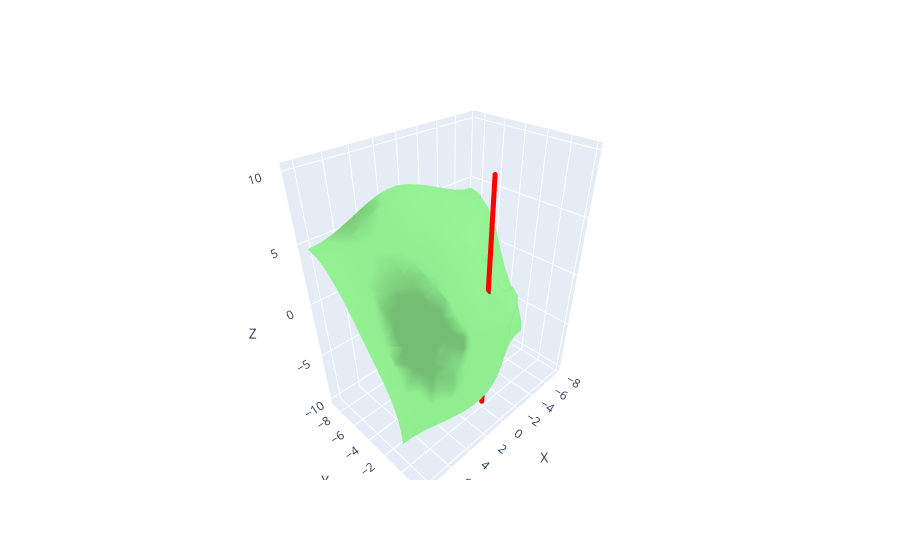

The code cell stored with this chart in its notebook:
### Markdown cell above
### Point sur la surface

### Code cell
# tester is_on_surface
for i in np.arange(-2*SIZE, 2*SIZE, 0.1):
    point = [0, 0, i]
    if distance_point_surface(point, vertices, faces) < 1e-1:
        color = 'green'
        print("Point sur la surface: ", point)
    else:
        color = 'red'
    add_point(point, fig, color)

fig.show()

### Figure 1 — Plotly figure (JSON) as saved in the notebook; plotly's stock layout.template omitted (floating-point values rounded to 4 significant figures; data arrays with more than 128 entries replaced by an {"elided": "..."} marker saying what was removed)
{"data": [{"color": "lightgreen", "i": {"elided": "990 int values"}, "j": {"elided": "990 int values"}, "k": {"elided": "990 int values"}, "type": "mesh3d", "x": {"elided": "538 float values"}, "y": {"elided": "538 float values"}, "z": {"elided": "538 float values"}}, {"marker": {"color": "red", "size": 3}, "mode": "markers", "type": "scatter3d", "x": [0], "y": [0], "z": [-10]}, {"marker": {"color": "red", "size": 3}, "mode": "markers", "type": "scatter3d", "x": [0], "y": [0], "z": [-9.9]}, {"marker": {"color": "red", "size": 3}, "mode": "markers", "type": "scatter3d", "x": [0], "y": [0], "z": [-9.8]}, {"marker": {"color": "red", "size": 3}, "mode": "markers", "type": "scatter3d", "x": [0], "y": [0], "z": [-9.7]}, {"marker": {"color": "red", "size": 3}, "mode": "markers", "type": "scatter3d", "x": [0], "y": [0], "z": [-9.6]}, {"marker": {"color": "red", "size": 3}, "mode": "markers", "type": "scatter3d", "x": [0], "y": [0], "z": [-9.5]}, {"marker": {"color": "red", "size": 3}, "mode": "markers", "type": "scatter3d", "x": [0], "y": [0], "z": [-9.4]}, {"marker": {"color": "red", "size": 3}, "mode": "markers", "type": "scatter3d", "x": [0], "y": [0], "z": [-9.3]}, {"marker": {"color": "red", "size": 3}, "mode": "markers", "type": "scatter3d", "x": [0], "y": [0], "z": [-9.2]}, {"marker": {"color": "red", "size": 3}, "mode": "markers", "type": "scatter3d", "x": [0], "y": [0], "z": [-9.1]}, {"marker": {"color": "red", "size": 3}, "mode": "markers", "type": "scatter3d", "x": [0], "y": [0], "z": [-9.0]}, {"marker": {"color": "red", "size": 3}, "mode": "markers", "type": "scatter3d", "x": [0], "y": [0], "z": [-8.9]}, {"marker": {"color": "red", "size": 3}, "mode": "markers", "type": "scatter3d", "x": [0], "y": [0], "z": [-8.8]}, {"marker": {"color": "red", "size": 3}, "mode": "markers", "type": "scatter3d", "x": [0], "y": [0], "z": [-8.7]}, {"marker": {"color": "red", "size": 3}, "mode": "markers", "type": "scatter3d", "x": [0], "y": [0], "z": [-8.6]}, {"marker": {"color": "red", "size": 3}, "mode": "markers", "type": "scatter3d", "x": [0], "y": [0], "z": [-8.5]}, {"marker": {"color": "red", "size": 3}, "mode": "markers", "type": "scatter3d", "x": [0], "y": [0], "z": [-8.4]}, {"marker": {"color": "red", "size": 3}, "mode": "markers", "type": "scatter3d", "x": [0], "y": [0], "z": [-8.3]}, {"marker": {"color": "red", "size": 3}, "mode": "markers", "type": "scatter3d", "x": [0], "y": [0], "z": [-8.2]}, {"marker": {"color": "red", "size": 3}, "mode": "markers", "type": "scatter3d", "x": [0], "y": [0], "z": [-8.1]}, {"marker": {"color": "red", "size": 3}, "mode": "markers", "type": "scatter3d", "x": [0], "y": [0], "z": [-8.0]}, {"marker": {"color": "red", "size": 3}, "mode": "markers", "type": "scatter3d", "x": [0], "y": [0], "z": [-7.9]}, {"marker": {"color": "red", "size": 3}, "mode": "markers", "type": "scatter3d", "x": [0], "y": [0], "z": [-7.8]}, {"marker": {"color": "red", "size": 3}, "mode": "markers", "type": "scatter3d", "x": [0], "y": [0], "z": [-7.7]}, {"marker": {"color": "red", "size": 3}, "mode": "markers", "type": "scatter3d", "x": [0], "y": [0], "z": [-7.6]}, {"marker": {"color": "red", "size": 3}, "mode": "markers", "type": "scatter3d", "x": [0], "y": [0], "z": [-7.5]}, {"marker": {"color": "red", "size": 3}, "mode": "markers", "type": "scatter3d", "x": [0], "y": [0], "z": [-7.4]}, {"marker": {"color": "red", "size": 3}, "mode": "markers", "type": "scatter3d", "x": [0], "y": [0], "z": [-7.3]}, {"marker": {"color": "red", "size": 3}, "mode": "markers", "type": "scatter3d", "x": [0], "y": [0], "z": [-7.2]}, {"marker": {"color": "red", "size": 3}, "mode": "markers", "type": "scatter3d", "x": [0], "y": [0], "z": [-7.1]}, {"marker": {"color": "red", "size": 3}, "mode": "markers", "type": "scatter3d", "x": [0], "y": [0], "z": [-7.0]}, {"marker": {"color": "red", "size": 3}, "mode": "markers", "type": "scatter3d", "x": [0], "y": [0], "z": [-6.9]}, {"marker": {"color": "red", "size": 3}, "mode": "markers", "type": "scatter3d", "x": [0], "y": [0], "z": [-6.8]}, {"marker": {"color": "red", "size": 3}, "mode": "markers", "type": "scatter3d", "x": [0], "y": [0], "z": [-6.7]}, {"marker": {"color": "red", "size": 3}, "mode": "markers", "type": "scatter3d", "x": [0], "y": [0], "z": [-6.6]}, {"marker": {"color": "red", "size": 3}, "mode": "markers", "type": "scatter3d", "x": [0], "y": [0], "z": [-6.5]}, {"marker": {"color": "red", "size": 3}, "mode": "markers", "type": "scatter3d", "x": [0], "y": [0], "z": [-6.4]}, {"marker": {"color": "red", "size": 3}, "mode": "markers", "type": "scatter3d", "x": [0], "y": [0], "z": [-6.3]}, {"marker": {"color": "red", "size": 3}, "mode": "markers", "type": "scatter3d", "x": [0], "y": [0], "z": [-6.2]}, {"marker": {"color": "red", "size": 3}, "mode": "markers", "type": "scatter3d", "x": [0], "y": [0], "z": [-6.1]}, {"marker": {"color": "red", "size": 3}, "mode": "markers", "type": "scatter3d", "x": [0], "y": [0], "z": [-6.0]}, {"marker": {"color": "red", "size": 3}, "mode": "markers", "type": "scatter3d", "x": [0], "y": [0], "z": [-5.9]}, {"marker": {"color": "red", "size": 3}, "mode": "markers", "type": "scatter3d", "x": [0], "y": [0], "z": [-5.8]}, {"marker": {"color": "red", "size": 3}, "mode": "markers", "type": "scatter3d", "x": [0], "y": [0], "z": [-5.7]}, {"marker": {"color": "red", "size": 3}, "mode": "markers", "type": "scatter3d", "x": [0], "y": [0], "z": [-5.6]}, {"marker": {"color": "red", "size": 3}, "mode": "markers", "type": "scatter3d", "x": [0], "y": [0], "z": [-5.5]}, {"marker": {"color": "red", "size": 3}, "mode": "markers", "type": "scatter3d", "x": [0], "y": [0], "z": [-5.4]}, {"marker": {"color": "red", "size": 3}, "mode": "markers", "type": "scatter3d", "x": [0], "y": [0], "z": [-5.3]}, {"marker": {"color": "red", "size": 3}, "mode": "markers", "type": "scatter3d", "x": [0], "y": [0], "z": [-5.2]}, {"marker": {"color": "red", "size": 3}, "mode": "markers", "type": "scatter3d", "x": [0], "y": [0], "z": [-5.1]}, {"marker": {"color": "red", "size": 3}, "mode": "markers", "type": "scatter3d", "x": [0], "y": [0], "z": [-5.0]}, {"marker": {"color": "red", "size": 3}, "mode": "markers", "type": "scatter3d", "x": [0], "y": [0], "z": [-4.9]}, {"marker": {"color": "red", "size": 3}, "mode": "markers", "type": "scatter3d", "x": [0], "y": [0], "z": [-4.8]}, {"marker": {"color": "red", "size": 3}, "mode": "markers", "type": "scatter3d", "x": [0], "y": [0], "z": [-4.7]}, {"marker": {"color": "red", "size": 3}, "mode": "markers", "type": "scatter3d", "x": [0], "y": [0], "z": [-4.6]}, {"marker": {"color": "red", "size": 3}, "mode": "markers", "type": "scatter3d", "x": [0], "y": [0], "z": [-4.5]}, {"marker": {"color": "red", "size": 3}, "mode": "markers", "type": "scatter3d", "x": [0], "y": [0], "z": [-4.4]}, {"marker": {"color": "red", "size": 3}, "mode": "markers", "type": "scatter3d", "x": [0], "y": [0], "z": [-4.3]}, {"marker": {"color": "red", "size": 3}, "mode": "markers", "type": "scatter3d", "x": [0], "y": [0], "z": [-4.2]}, {"marker": {"color": "red", "size": 3}, "mode": "markers", "type": "scatter3d", "x": [0], "y": [0], "z": [-4.1]}, {"marker": {"color": "red", "size": 3}, "mode": "markers", "type": "scatter3d", "x": [0], "y": [0], "z": [-4.0]}, {"marker": {"color": "red", "size": 3}, "mode": "markers", "type": "scatter3d", "x": [0], "y": [0], "z": [-3.9]}, {"marker": {"color": "red", "size": 3}, "mode": "markers", "type": "scatter3d", "x": [0], "y": [0], "z": [-3.8]}, {"marker": {"color": "red", "size": 3}, "mode": "markers", "type": "scatter3d", "x": [0], "y": [0], "z": [-3.7]}, {"marker": {"color": "red", "size": 3}, "mode": "markers", "type": "scatter3d", "x": [0], "y": [0], "z": [-3.6]}, {"marker": {"color": "red", "size": 3}, "mode": "markers", "type": "scatter3d", "x": [0], "y": [0], "z": [-3.5]}, {"marker": {"color": "red", "size": 3}, "mode": "markers", "type": "scatter3d", "x": [0], "y": [0], "z": [-3.4]}, {"marker": {"color": "red", "size": 3}, "mode": "markers", "type": "scatter3d", "x": [0], "y": [0], "z": [-3.3]}, {"marker": {"color": "red", "size": 3}, "mode": "markers", "type": "scatter3d", "x": [0], "y": [0], "z": [-3.2]}, {"marker": {"color": "red", "size": 3}, "mode": "markers", "type": "scatter3d", "x": [0], "y": [0], "z": [-3.1]}, {"marker": {"color": "red", "size": 3}, "mode": "markers", "type": "scatter3d", "x": [0], "y": [0], "z": [-3.0]}, {"marker": {"color": "red", "size": 3}, "mode": "markers", "type": "scatter3d", "x": [0], "y": [0], "z": [-2.9]}, {"marker": {"color": "red", "size": 3}, "mode": "markers", "type": "scatter3d", "x": [0], "y": [0], "z": [-2.8]}, {"marker": {"color": "red", "size": 3}, "mode": "markers", "type": "scatter3d", "x": [0], "y": [0], "z": [-2.7]}, {"marker": {"color": "red", "size": 3}, "mode": "markers", "type": "scatter3d", "x": [0], "y": [0], "z": [-2.6]}, {"marker": {"color": "red", "size": 3}, "mode": "markers", "type": "scatter3d", "x": [0], "y": [0], "z": [-2.5]}, {"marker": {"color": "red", "size": 3}, "mode": "markers", "type": "scatter3d", "x": [0], "y": [0], "z": [-2.4]}, {"marker": {"color": "red", "size": 3}, "mode": "markers", "type": "scatter3d", "x": [0], "y": [0], "z": [-2.3]}, {"marker": {"color": "red", "size": 3}, "mode": "markers", "type": "scatter3d", "x": [0], "y": [0], "z": [-2.2]}, {"marker": {"color": "red", "size": 3}, "mode": "markers", "type": "scatter3d", "x": [0], "y": [0], "z": [-2.1]}, {"marker": {"color": "red", "size": 3}, "mode": "markers", "type": "scatter3d", "x": [0], "y": [0], "z": [-2.0]}, {"marker": {"color": "red", "size": 3}, "mode": "markers", "type": "scatter3d", "x": [0], "y": [0], "z": [-1.9]}, {"marker": {"color": "red", "size": 3}, "mode": "markers", "type": "scatter3d", "x": [0], "y": [0], "z": [-1.8]}, {"marker": {"color": "red", "size": 3}, "mode": "markers", "type": "scatter3d", "x": [0], "y": [0], "z": [-1.7]}, {"marker": {"color": "red", "size": 3}, "mode": "markers", "type": "scatter3d", "x": [0], "y": [0], "z": [-1.6]}, {"marker": {"color": "red", "size": 3}, "mode": "markers", "type": "scatter3d", "x": [0], "y": [0], "z": [-1.5]}, {"marker": {"color": "red", "size": 3}, "mode": "markers", "type": "scatter3d", "x": [0], "y": [0], "z": [-1.4]}, {"marker": {"color": "red", "size": 3}, "mode": "markers", "type": "scatter3d", "x": [0], "y": [0], "z": [-1.3]}, {"marker": {"color": "red", "size": 3}, "mode": "markers", "type": "scatter3d", "x": [0], "y": [0], "z": [-1.2]}, {"marker": {"color": "red", "size": 3}, "mode": "markers", "type": "scatter3d", "x": [0], "y": [0], "z": [-1.1]}, {"marker": {"color": "red", "size": 3}, "mode": "markers", "type": "scatter3d", "x": [0], "y": [0], "z": [-1.0]}, {"marker": {"color": "red", "size": 3}, "mode": "markers", "type": "scatter3d", "x": [0], "y": [0], "z": [-0.9]}, {"marker": {"color": "red", "size": 3}, "mode": "markers", "type": "scatter3d", "x": [0], "y": [0], "z": [-0.8]}, {"marker": {"color": "red", "size": 3}, "mode": "markers", "type": "scatter3d", "x": [0], "y": [0], "z": [-0.7]}, {"marker": {"color": "red", "size": 3}, "mode": "markers", "type": "scatter3d", "x": [0], "y": [0], "z": [-0.6]}, {"marker": {"color": "red", "size": 3}, "mode": "markers", "type": "scatter3d", "x": [0], "y": [0], "z": [-0.5]}, {"marker": {"color": "red", "size": 3}, "mode": "markers", "type": "scatter3d", "x": [0], "y": [0], "z": [-0.4]}, {"marker": {"color": "red", "size": 3}, "mode": "markers", "type": "scatter3d", "x": [0], "y": [0], "z": [-0.3]}, {"marker": {"color": "red", "size": 3}, "mode": "markers", "type": "scatter3d", "x": [0], "y": [0], "z": [-0.2]}, {"marker": {"color": "red", "size": 3}, "mode": "markers", "type": "scatter3d", "x": [0], "y": [0], "z": [-0.1]}, {"marker": {"color": "red", "size": 3}, "mode": "markers", "type": "scatter3d", "x": [0], "y": [0], "z": [-3.553e-14]}, {"marker": {"color": "red", "size": 3}, "mode": "markers", "type": "scatter3d", "x": [0], "y": [0], "z": [0.1]}, {"marker": {"color": "red", "size": 3}, "mode": "markers", "type": "scatter3d", "x": [0], "y": [0], "z": [0.2]}, {"marker": {"color": "red", "size": 3}, "mode": "markers", "type": "scatter3d", "x": [0], "y": [0], "z": [0.3]}, {"marker": {"color": "red", "size": 3}, "mode": "markers", "type": "scatter3d", "x": [0], "y": [0], "z": [0.4]}, {"marker": {"color": "red", "size": 3}, "mode": "markers", "type": "scatter3d", "x": [0], "y": [0], "z": [0.5]}, {"marker": {"color": "red", "size": 3}, "mode": "markers", "type": "scatter3d", "x": [0], "y": [0], "z": [0.6]}, {"marker": {"color": "red", "size": 3}, "mode": "markers", "type": "scatter3d", "x": [0], "y": [0], "z": [0.7]}, {"marker": {"color": "red", "size": 3}, "mode": "markers", "type": "scatter3d", "x": [0], "y": [0], "z": [0.8]}, {"marker": {"color": "red", "size": 3}, "mode": "markers", "type": "scatter3d", "x": [0], "y": [0], "z": [0.9]}, {"marker": {"color": "red", "size": 3}, "mode": "markers", "type": "scatter3d", "x": [0], "y": [0], "z": [1.0]}, {"marker": {"color": "red", "size": 3}, "mode": "markers", "type": "scatter3d", "x": [0], "y": [0], "z": [1.1]}, {"marker": {"color": "red", "size": 3}, "mode": "markers", "type": "scatter3d", "x": [0], "y": [0], "z": [1.2]}, {"marker": {"color": "red", "size": 3}, "mode": "markers", "type": "scatter3d", "x": [0], "y": [0], "z": [1.3]}, {"marker": {"color": "green", "size": 3}, "mode": "markers", "type": "scatter3d", "x": [0], "y": [0], "z": [1.4]}, {"marker": {"color": "red", "size": 3}, "mode": "markers", "type": "scatter3d", "x": [0], "y": [0], "z": [1.5]}, {"marker": {"color": "red", "size": 3}, "mode": "markers", "type": "scatter3d", "x": [0], "y": [0], "z": [1.6]}, {"marker": {"color": "red", "size": 3}, "mode": "markers", "type": "scatter3d", "x": [0], "y": [0], "z": [1.7]}, {"marker": {"color": "red", "size": 3}, "mode": "markers", "type": "scatter3d", "x": [0], "y": [0], "z": [1.8]}, {"marker": {"color": "red", "size": 3}, "mode": "markers", "type": "scatter3d", "x": [0], "y": [0], "z": [1.9]}, {"marker": {"color": "red", "size": 3}, "mode": "markers", "type": "scatter3d", "x": [0], "y": [0], "z": [2.0]}, {"marker": {"color": "red", "size": 3}, "mode": "markers", "type": "scatter3d", "x": [0], "y": [0], "z": [2.1]}, {"marker": {"color": "red", "size": 3}, "mode": "markers", "type": "scatter3d", "x": [0], "y": [0], "z": [2.2]}, {"marker": {"color": "red", "size": 3}, "mode": "markers", "type": "scatter3d", "x": [0], "y": [0], "z": [2.3]}, {"marker": {"color": "red", "size": 3}, "mode": "markers", "type": "scatter3d", "x": [0], "y": [0], "z": [2.4]}, {"marker": {"color": "red", "size": 3}, "mode": "markers", "type": "scatter3d", "x": [0], "y": [0], "z": [2.5]}, {"marker": {"color": "red", "size": 3}, "mode": "markers", "type": "scatter3d", "x": [0], "y": [0], "z": [2.6]}, {"marker": {"color": "red", "size": 3}, "mode": "markers", "type": "scatter3d", "x": [0], "y": [0], "z": [2.7]}, {"marker": {"color": "red", "size": 3}, "mode": "markers", "type": "scatter3d", "x": [0], "y": [0], "z": [2.8]}, {"marker": {"color": "red", "size": 3}, "mode": "markers", "type": "scatter3d", "x": [0], "y": [0], "z": [2.9]}, {"marker": {"color": "red", "size": 3}, "mode": "markers", "type": "scatter3d", "x": [0], "y": [0], "z": [3.0]}, {"marker": {"color": "red", "size": 3}, "mode": "markers", "type": "scatter3d", "x": [0], "y": [0], "z": [3.1]}, {"marker": {"color": "red", "size": 3}, "mode": "markers", "type": "scatter3d", "x": [0], "y": [0], "z": [3.2]}, {"marker": {"color": "red", "size": 3}, "mode": "markers", "type": "scatter3d", "x": [0], "y": [0], "z": [3.3]}, {"marker": {"color": "red", "size": 3}, "mode": "markers", "type": "scatter3d", "x": [0], "y": [0], "z": [3.4]}, {"marker": {"color": "red", "size": 3}, "mode": "markers", "type": "scatter3d", "x": [0], "y": [0], "z": [3.5]}, {"marker": {"color": "red", "size": 3}, "mode": "markers", "type": "scatter3d", "x": [0], "y": [0], "z": [3.6]}, {"marker": {"color": "red", "size": 3}, "mode": "markers", "type": "scatter3d", "x": [0], "y": [0], "z": [3.7]}, {"marker": {"color": "red", "size": 3}, "mode": "markers", "type": "scatter3d", "x": [0], "y": [0], "z": [3.8]}, {"marker": {"color": "red", "size": 3}, "mode": "markers", "type": "scatter3d", "x": [0], "y": [0], "z": [3.9]}, {"marker": {"color": "red", "size": 3}, "mode": "markers", "type": "scatter3d", "x": [0], "y": [0], "z": [4.0]}, {"marker": {"color": "red", "size": 3}, "mode": "markers", "type": "scatter3d", "x": [0], "y": [0], "z": [4.1]}, {"marker": {"color": "red", "size": 3}, "mode": "markers", "type": "scatter3d", "x": [0], "y": [0], "z": [4.2]}, {"marker": {"color": "red", "size": 3}, "mode": "markers", "type": "scatter3d", "x": [0], "y": [0], "z": [4.3]}, {"marker": {"color": "red", "size": 3}, "mode": "markers", "type": "scatter3d", "x": [0], "y": [0], "z": [4.4]}, {"marker": {"color": "red", "size": 3}, "mode": "markers", "type": "scatter3d", "x": [0], "y": [0], "z": [4.5]}, {"marker": {"color": "red", "size": 3}, "mode": "markers", "type": "scatter3d", "x": [0], "y": [0], "z": [4.6]}, {"marker": {"color": "red", "size": 3}, "mode": "markers", "type": "scatter3d", "x": [0], "y": [0], "z": [4.7]}, {"marker": {"color": "red", "size": 3}, "mode": "markers", "type": "scatter3d", "x": [0], "y": [0], "z": [4.8]}, {"marker": {"color": "red", "size": 3}, "mode": "markers", "type": "scatter3d", "x": [0], "y": [0], "z": [4.9]}, {"marker": {"color": "red", "size": 3}, "mode": "markers", "type": "scatter3d", "x": [0], "y": [0], "z": [5.0]}, {"marker": {"color": "red", "size": 3}, "mode": "markers", "type": "scatter3d", "x": [0], "y": [0], "z": [5.1]}, {"marker": {"color": "red", "size": 3}, "mode": "markers", "type": "scatter3d", "x": [0], "y": [0], "z": [5.2]}, {"marker": {"color": "red", "size": 3}, "mode": "markers", "type": "scatter3d", "x": [0], "y": [0], "z": [5.3]}, {"marker": {"color": "red", "size": 3}, "mode": "markers", "type": "scatter3d", "x": [0], "y": [0], "z": [5.4]}, {"marker": {"color": "red", "size": 3}, "mode": "markers", "type": "scatter3d", "x": [0], "y": [0], "z": [5.5]}, {"marker": {"color": "red", "size": 3}, "mode": "markers", "type": "scatter3d", "x": [0], "y": [0], "z": [5.6]}, {"marker": {"color": "red", "size": 3}, "mode": "markers", "type": "scatter3d", "x": [0], "y": [0], "z": [5.7]}, {"marker": {"color": "red", "size": 3}, "mode": "markers", "type": "scatter3d", "x": [0], "y": [0], "z": [5.8]}, {"marker": {"color": "red", "size": 3}, "mode": "markers", "type": "scatter3d", "x": [0], "y": [0], "z": [5.9]}, {"marker": {"color": "red", "size": 3}, "mode": "markers", "type": "scatter3d", "x": [0], "y": [0], "z": [6.0]}, {"marker": {"color": "red", "size": 3}, "mode": "markers", "type": "scatter3d", "x": [0], "y": [0], "z": [6.1]}, {"marker": {"color": "red", "size": 3}, "mode": "markers", "type": "scatter3d", "x": [0], "y": [0], "z": [6.2]}, {"marker": {"color": "red", "size": 3}, "mode": "markers", "type": "scatter3d", "x": [0], "y": [0], "z": [6.3]}, {"marker": {"color": "red", "size": 3}, "mode": "markers", "type": "scatter3d", "x": [0], "y": [0], "z": [6.4]}, {"marker": {"color": "red", "size": 3}, "mode": "markers", "type": "scatter3d", "x": [0], "y": [0], "z": [6.5]}, {"marker": {"color": "red", "size": 3}, "mode": "markers", "type": "scatter3d", "x": [0], "y": [0], "z": [6.6]}, {"marker": {"color": "red", "size": 3}, "mode": "markers", "type": "scatter3d", "x": [0], "y": [0], "z": [6.7]}, {"marker": {"color": "red", "size": 3}, "mode": "markers", "type": "scatter3d", "x": [0], "y": [0], "z": [6.8]}, {"marker": {"color": "red", "size": 3}, "mode": "markers", "type": "scatter3d", "x": [0], "y": [0], "z": [6.9]}, {"marker": {"color": "red", "size": 3}, "mode": "markers", "type": "scatter3d", "x": [0], "y": [0], "z": [7.0]}, {"marker": {"color": "red", "size": 3}, "mode": "markers", "type": "scatter3d", "x": [0], "y": [0], "z": [7.1]}, {"marker": {"color": "red", "size": 3}, "mode": "markers", "type": "scatter3d", "x": [0], "y": [0], "z": [7.2]}, {"marker": {"color": "red", "size": 3}, "mode": "markers", "type": "scatter3d", "x": [0], "y": [0], "z": [7.3]}, {"marker": {"color": "red", "size": 3}, "mode": "markers", "type": "scatter3d", "x": [0], "y": [0], "z": [7.4]}, {"marker": {"color": "red", "size": 3}, "mode": "markers", "type": "scatter3d", "x": [0], "y": [0], "z": [7.5]}, {"marker": {"color": "red", "size": 3}, "mode": "markers", "type": "scatter3d", "x": [0], "y": [0], "z": [7.6]}, {"marker": {"color": "red", "size": 3}, "mode": "markers", "type": "scatter3d", "x": [0], "y": [0], "z": [7.7]}, {"marker": {"color": "red", "size": 3}, "mode": "markers", "type": "scatter3d", "x": [0], "y": [0], "z": [7.8]}, {"marker": {"color": "red", "size": 3}, "mode": "markers", "type": "scatter3d", "x": [0], "y": [0], "z": [7.9]}, {"marker": {"color": "red", "size": 3}, "mode": "markers", "type": "scatter3d", "x": [0], "y": [0], "z": [8.0]}, {"marker": {"color": "red", "size": 3}, "mode": "markers", "type": "scatter3d", "x": [0], "y": [0], "z": [8.1]}, {"marker": {"color": "red", "size": 3}, "mode": "markers", "type": "scatter3d", "x": [0], "y": [0], "z": [8.2]}, {"marker": {"color": "red", "size": 3}, "mode": "markers", "type": "scatter3d", "x": [0], "y": [0], "z": [8.3]}, {"marker": {"color": "red", "size": 3}, "mode": "markers", "type": "scatter3d", "x": [0], "y": [0], "z": [8.4]}, {"marker": {"color": "red", "size": 3}, "mode": "markers", "type": "scatter3d", "x": [0], "y": [0], "z": [8.5]}, {"marker": {"color": "red", "size": 3}, "mode": "markers", "type": "scatter3d", "x": [0], "y": [0], "z": [8.6]}, {"marker": {"color": "red", "size": 3}, "mode": "markers", "type": "scatter3d", "x": [0], "y": [0], "z": [8.7]}, {"marker": {"color": "red", "size": 3}, "mode": "markers", "type": "scatter3d", "x": [0], "y": [0], "z": [8.8]}, {"marker": {"color": "red", "size": 3}, "mode": "markers", "type": "scatter3d", "x": [0], "y": [0], "z": [8.9]}, {"marker": {"color": "red", "size": 3}, "mode": "markers", "type": "scatter3d", "x": [0], "y": [0], "z": [9.0]}, {"marker": {"color": "red", "size": 3}, "mode": "markers", "type": "scatter3d", "x": [0], "y": [0], "z": [9.1]}, {"marker": {"color": "red", "size": 3}, "mode": "markers", "type": "scatter3d", "x": [0], "y": [0], "z": [9.2]}, {"marker": {"color": "red", "size": 3}, "mode": "markers", "type": "scatter3d", "x": [0], "y": [0], "z": [9.3]}, {"marker": {"color": "red", "size": 3}, "mode": "markers", "type": "scatter3d", "x": [0], "y": [0], "z": [9.4]}, {"marker": {"color": "red", "size": 3}, "mode": "markers", "type": "scatter3d", "x": [0], "y": [0], "z": [9.5]}, {"marker": {"color": "red", "size": 3}, "mode": "markers", "type": "scatter3d", "x": [0], "y": [0], "z": [9.6]}, {"marker": {"color": "red", "size": 3}, "mode": "markers", "type": "scatter3d", "x": [0], "y": [0], "z": [9.7]}, {"marker": {"color": "red", "size": 3}, "mode": "markers", "type": "scatter3d", "x": [0], "y": [0], "z": [9.8]}, {"marker": {"color": "red", "size": 3}, "mode": "markers", "type": "scatter3d", "x": [0], "y": [0], "z": [9.9]}], "layout": {"scene": {"aspectmode": "data", "xaxis": {"title": {"text": "X"}}, "yaxis": {"title": {"text": "Y"}}, "zaxis": {"title": {"text": "Z"}}}, "showlegend": false}}
